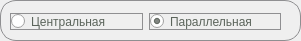
   <widget class="QFrame" name="frame_5">
    <property name="geometry">
     <rect>
      <x>530</x>
      <y>700</y>
      <width>301</width>
      <height>41</height>
     </rect>
    </property>
    <property name="styleSheet">
     <string notr="true">QFrame {
    border-radius: 16px;
    border: 1px solid #8f8f91;
}</string>
    </property>
    <property name="frameShape">
     <enum>QFrame::Shape::StyledPanel</enum>
    </property>
    <property name="frameShadow">
     <enum>QFrame::Shadow::Raised</enum>
    </property>
    <widget class="QWidget" name="horizontalLayoutWidget">
     <property name="geometry">
      <rect>
       <x>10</x>
       <y>10</y>
       <width>271</width>
       <height>24</height>
      </rect>
     </property>
     <layout class="QHBoxLayout" name="horizontalLayout">
      <item>
       <widget class="QRadioButton" name="typeCenter">
        <property name="styleSheet">
         <string notr="true">QRadioButton {
    color: rgb(91, 100, 91); 
    font-size: 12px; /* Размер шрифта */
    text-align: center; /* Выравнивание текста по центру */
    border:none;
    border-radius: 20px;
    border: 1px solid #8f8f91;
}
</string>
        </property>
        <property name="text">
         <string>Центральная</string>
        </property>
        <property name="checked">
         <bool>false</bool>
        </property>
        <property name="autoRepeat">
         <bool>false</bool>
        </property>
       </widget>
      </item>
      <item>
       <widget class="QRadioButton" name="typeParalel">
        <property name="styleSheet">
         <string notr="true">QRadioButton {
    color: rgb(91, 100, 91); 
    font-size: 12px; /* Размер шрифта */
    text-align: center; /* Выравнивание текста по центру */
    border:none;
    border-radius: 20px;
    border: 1px solid #8f8f91;
}
</string>
        </property>
        <property name="text">
         <string>Параллельная</string>
        </property>
        <property name="checked">
         <bool>true</bool>
        </property>
        <property name="autoRepeat">
         <bool>false</bool>
        </property>
       </widget>
      </item>
     </layout>
    </widget>
   </widget>
